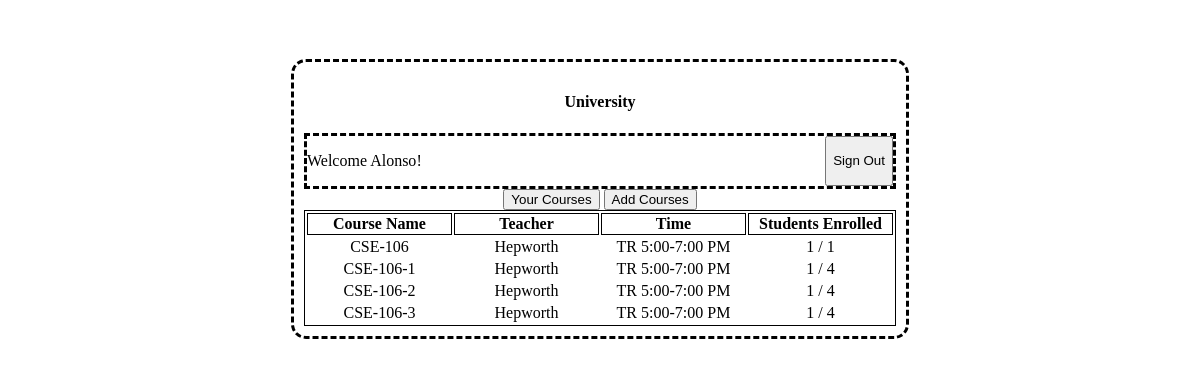
Page /s_dashboard (signed in) on the earlier database version.
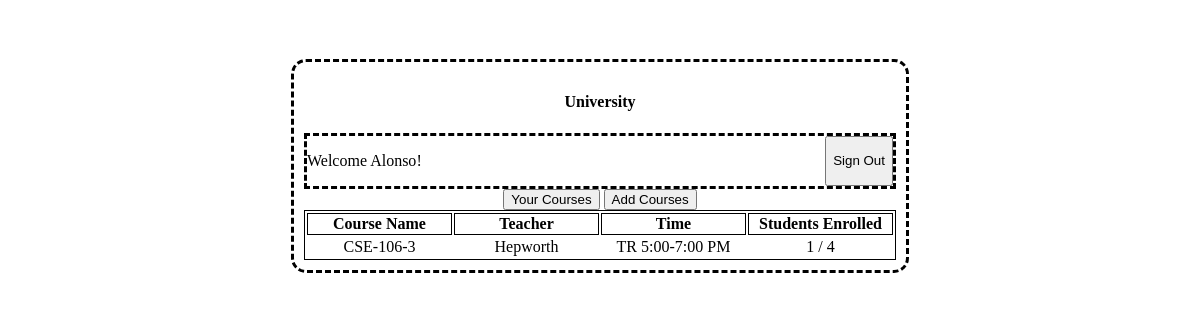
Same page on the later database version.
### backend.py (models this page shows)
class Student(db.Model):
    s_studentId = db.Column(db.Integer, primary_key=True)
    s_userId = db.Column(db.Integer, nullable=False)
    s_name = db.Column(db.String, nullable=False)

class Class(db.Model):
    c_classId = db.Column(db.Integer, primary_key=True)
    c_courseName = db.Column(db.String, unique=True, nullable=False)
    c_teacherId = db.Column(db.Integer, nullable=False)
    c_enrollmentNum = db.Column(db.Integer, nullable=False)
    c_capacity = db.Column(db.Integer, nullable=False)
    c_time = db.Column(db.String, nullable=False)

class Teacher(db.Model):
    t_teacherId = db.Column(db.Integer, primary_key=True)
    t_userId = db.Column(db.Integer, unique=True, nullable=False)
    t_name = db.Column(db.String, nullable=False)

### backend.py (the view)
@app.route('/s_dashboard', methods=['GET', 'POST'])
@login_required
def s_dashboard():
    print('Rendering student dashboard..')
    student = Student.query.filter_by(s_userId=current_user.u_userId).first()
    allClasses = Class.query.all()
    classesIn = [i.e_classId for i in Enrollment.query.filter_by(e_studentId=student.s_studentId).all()]
    enrolledClasses = db.session.query(Class).filter(Class.c_classId.in_(classesIn)).all()
    return render_template('s_dashboard.html', name=student.s_name, classes=allClasses, classesIn=classesIn, enrolledClasses=enrolledClasses, Teacher=Teacher)

### backend.py (called while the page is built)
@login_manager.user_loader
def load_user(user_id):
    return User.query.get(int(user_id))

### templates/s_dashboard.html (shortened to what this page needs)
<!DOCTYPE html>
<html>
    <head>
        <link rel="stylesheet" href="../static/style.css">
    </head>
    <body>
    <div class="card-holder">
        <h4>University</h4>
        <div class="header">
            <p>Welcome {{ name }}!</p>
            <input type="button" onclick="logout()" value="Sign Out">
        </div>
        <div class="tab">
            <button class="tablinks" onclick="changeTab(event, 'yourCourses')">Your Courses</button>
            <button class="tablinks" onclick="changeTab(event, 'addCourses')">Add Courses</button>
        </div>
        <div id="yourCourses" class="tabContent">
            <table>
                <th> Course Name </th>
                <th> Teacher </th>
                <th> Time </th>
                <th> Students Enrolled </th>
                {% block enrolledClasses %}
                    {% for class in enrolledClasses %}
                        <tr>
                            <td> {{ class.c_courseName }}</td>
                            <td> {{ Teacher.query.filter_by(t_teacherId=class.c_teacherId).first().t_name }}</td>
                            <td> {{ class.c_time }}</td>
                            <td> {{ class.c_enrollmentNum }} / {{ class.c_capacity }}</td>
                        </tr>
                    {% endfor %}
                {% endblock %}
            </table>
        </div>
    </div>
    </body>
</html>

### static/style.css (style rules this page uses)
.card-holder { width: 50%; margin-left: auto; margin-right: auto; margin-top: 5%; padding: 10px; border-radius: 15px; border-style: dashed; text-align:center; }
table { width: 100%; margin-left:auto; margin-right:auto; }
table, th { border:1px solid black; }
th { text-align: center; width:25%; }
.header { display:flex; justify-content: space-between; border-style: dashed; }

Differences in the rows shown:
no longer on this page (row edited): Class: c_courseName "CSE-106", query.filter_by "Hepworth", c_time "TR 5:00-7:00 PM", c_enrollmentNum "1", c_capacity "1"
no longer on this page (row edited): Class: c_courseName "CSE-106-1", query.filter_by "Hepworth", c_time "TR 5:00-7:00 PM", c_enrollmentNum "1", c_capacity "4"
no longer on this page (row edited): Class: c_courseName "CSE-106-2", query.filter_by "Hepworth", c_time "TR 5:00-7:00 PM", c_enrollmentNum "1", c_capacity "4"
